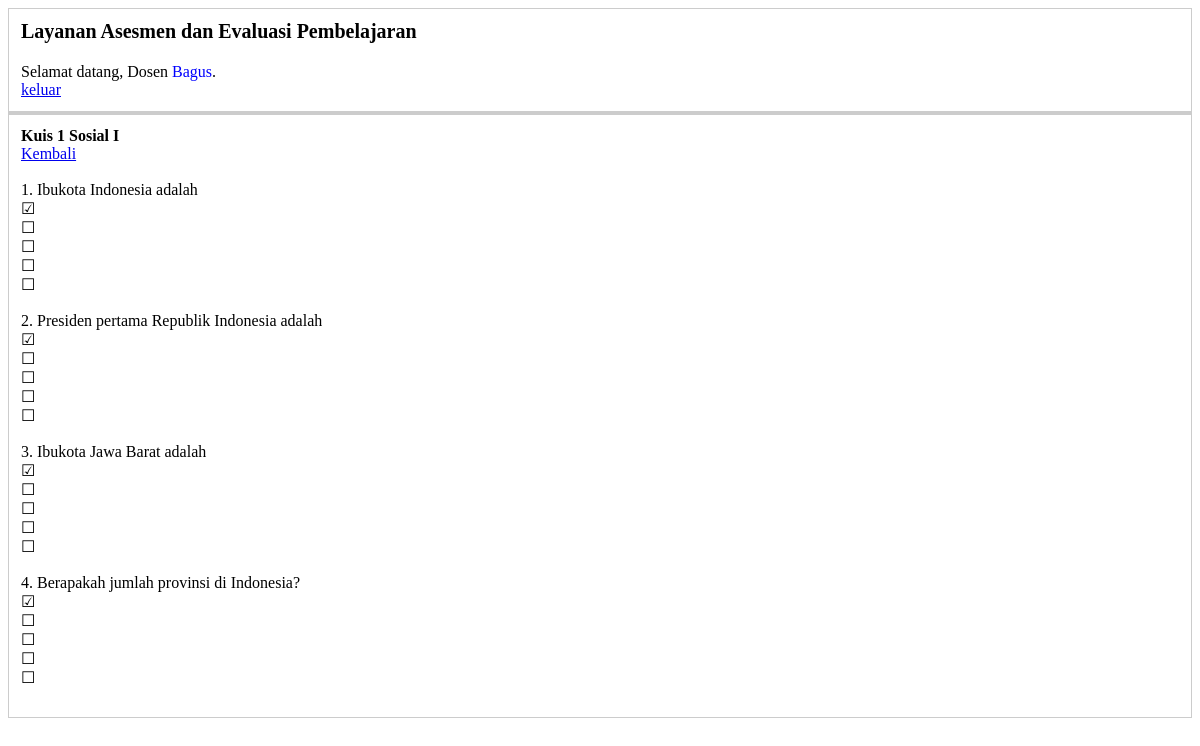
/viewtest.php?testId=1 (signed in), run on an earlier commit of the app's database.
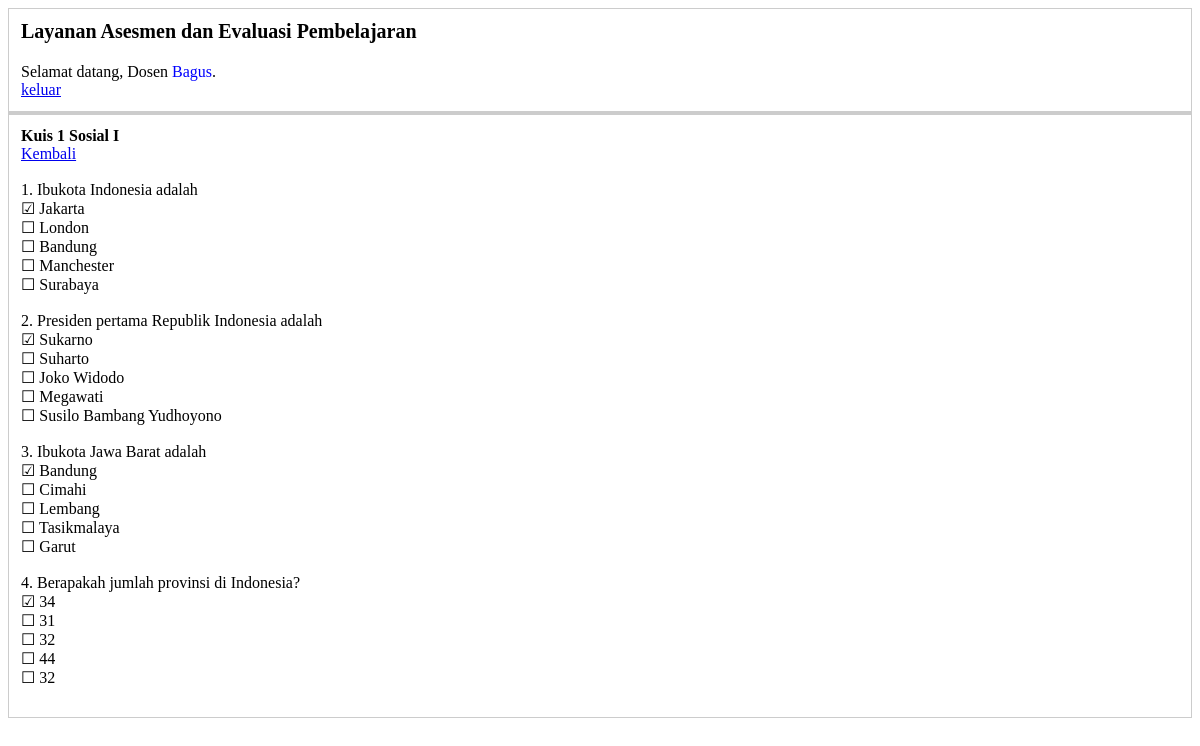
And on a later commit of the database.
### tables this page shows
CREATE TABLE `question` (
  `id` int(2) NOT NULL,
  `test_id` int(1) DEFAULT NULL,
  `question` varchar(53) NOT NULL,
  `choice1` varchar(32) DEFAULT NULL,
  `choice2` varchar(11) DEFAULT NULL,
  `choice3` varchar(15) DEFAULT NULL,
  `choice4` varchar(11) DEFAULT NULL,
  `choice5` varchar(100) DEFAULT NULL
);

CREATE TABLE `test` (
  `id` int(1) NOT NULL,
  `course_id` int(1) DEFAULT NULL,
  `type` tinyint(1) NOT NULL,
  `test` varchar(19) DEFAULT NULL,
  `duedate` date DEFAULT NULL
);

### config.php (the view, shortened to what this page needs)
<?php
  function cetak($var)
  { echo $var."<br>"; }
?>

### viewtest.php (shortened to what this page needs)
<link rel="stylesheet" href="style.css">
<div class="header">
<?php
  include("config.php");
  echo "<p class='logo'>Layanan Asesmen dan Evaluasi Pembelajaran</p>";
  echo "Selamat datang, Dosen ";
  echo "<span style='color:blue'>".$_SESSION[user]."</span>.<br>";
  echo "<a href='logout.php'>keluar</a><br>";
?>
</div>
<div class="tab">
</div>
<div class="tabcontent">
<?php
  $sql = "select test, type from test where id = '$_GET[testId]'";
  $result = mysqli_query($db,$sql);
  $test = mysqli_fetch_assoc($result);
  cetak("<span style='font-weight:bold'>".$test[test]."</span>");
  echo "<a href='teacher.php'>Kembali</a><br><br>";
  if($test[type] == 0)
  {
    $sql = "select question.id, question.question, question.choice1, question.choice2, question.choice3, question.choice4, question.choice5
            from test join question
            on test.id = question.test_id
            where test.id = '$_GET[testId]'";
    $result = mysqli_query($db,$sql);
    $question = array();
    while($row = mysqli_fetch_assoc($result))
    { $question[] = $row; }
    $i = 1;
    foreach($question as $question)
    { echo $i.". ";
      echo "<br>";
      $i++;
    }
  }
?>
</div>

What changed in the data, as far as the page shows it:
changed question: question "Ibukota Indonesia adalah ☑ ☐ ☐ ☐ ☐" → "Ibukota Indonesia adalah ☑ Jakarta ☐ London ☐ Bandung ☐ Manchester ☐ Surabaya"
changed question: question "Presiden pertama Republik Indonesia adalah ☑ ☐ ☐ ☐ ☐" → "Presiden pertama Republik Indonesia adalah ☑ Sukarno ☐ Suharto ☐ Joko Widodo ☐ Megawati ☐ Susilo Bambang Yudhoyono"
changed question: question "Ibukota Jawa Barat adalah ☑ ☐ ☐ ☐ ☐" → "Ibukota Jawa Barat adalah ☑ Bandung ☐ Cimahi ☐ Lembang ☐ Tasikmalaya ☐ Garut"
changed question: question "Berapakah jumlah provinsi di Indonesia? ☑ ☐ ☐ ☐ ☐" → "Berapakah jumlah provinsi di Indonesia? ☑ 34 ☐ 31 ☐ 32 ☐ 44 ☐ 32"
